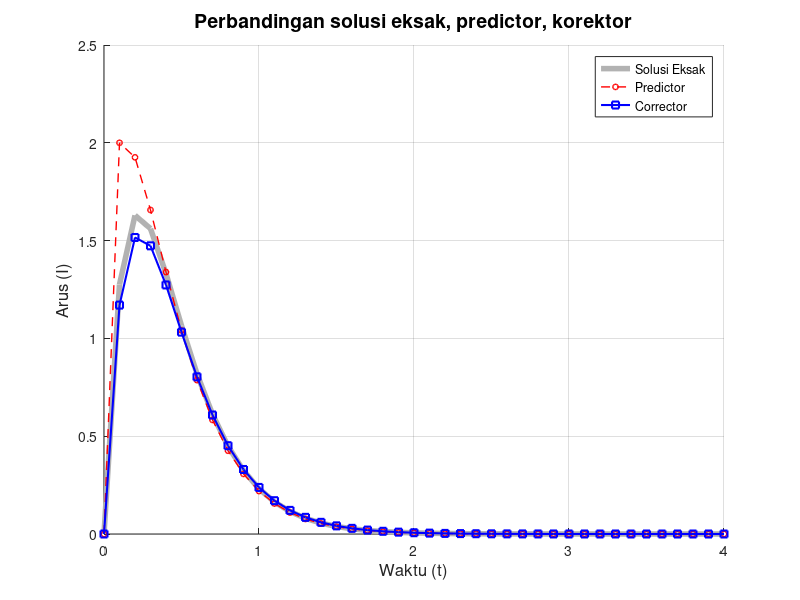

MATLAB code for this plot:
% 1. Definisi Parameter
R = 10;
L = 2;
E0 = 40;
h = 0.1;  % Step size
t_start = 0;
t_end = 4;
I0 = 0;

% Fungsi f(t, I) menggunakan "Anonymous Function" di Octave/MATLAB
f = @(t, I) 20 * exp(-4 * t) - 5 * I;

% Solusi Eksak/Analitik
exact_solution = @(t) 20 * (exp(-4 * t) - exp(-5 * t));

% 2. Persiapan Data
t_values = t_start:h:t_end;
N = length(t_values);

% Pre-alokasi array (berisi angka nol) untuk menyimpan data
I_numeric = zeros(1, N);
I_predict_list = zeros(1, N);
I_exact = exact_solution(t_values);

% Kondisi awal (Ingat: Indeks Octave dimulai dari 1)
I_numeric(1) = I0;
I_predict_list(1) = I0;

% 3. Proses Hitung & Tabel
% Header Tabel
fprintf('%3s | %4s | %15s | %15s | %15s | %15s\n', 'n', 't', 'Predictor (I*)', 'Corrector (I)', 'Eksak', 'Error');
fprintf('%s\n', repmat('-', 1, 81));

% Baris pertama (Kondisi Awal t=0)
error_awal = abs(I_exact(1) - I_numeric(1));
fprintf('%3d | %4.1f | %15s | %15.6f | %15.6f | %15.6f\n', 0, t_values(1), '-', I_numeric(1), I_exact(1), error_awal);

% Loop Predictor-Corrector
for i = 1:(N-1)
    tn = t_values(i);
    In = I_numeric(i);
    tn_next = t_values(i+1);

    % Predictor (Euler)
    slope_n = f(tn, In);
    I_pred = In + h * slope_n;
    I_predict_list(i+1) = I_pred;

    % Corrector (Trapezoidal/Heun)
    slope_next = f(tn_next, I_pred);
    I_corr = In + (h / 2) * (slope_n + slope_next);
    I_numeric(i+1) = I_corr;

    % Error
    error_n = abs(I_exact(i+1) - I_corr);

    % Cetak hasil (i akan bernilai 1 sampai 40, setara dengan langkah n=1 sampai 40)
    fprintf('%3d | %4.1f | %15.6f | %15.6f | %15.6f | %15.6f\n', i, tn_next, I_pred, I_corr, I_exact(i+1), error_n);
end

% 4. Visualisasi Data
figure('Position', [100, 100, 800, 500]); % Membuat jendela grafik
hold on; % Agar plot ditumpuk di satu grafik yang sama

% A. Plot Solusi Eksak (Garis tebal abu-abu/hitam transparan)
plot(t_values, I_exact, 'Color', [0.7 0.7 0.7], 'LineWidth', 4);

% B. Plot Predictor (Garis putus-putus merah dengan marker bundar)
plot(t_values, I_predict_list, 'r--o', 'MarkerSize', 4, 'LineWidth', 1);

% C. Plot Corrector (Garis biru solid dengan marker persegi)
plot(t_values, I_numeric, 'b-s', 'MarkerSize', 5, 'LineWidth', 1.5);

% Dekorasi Grafik
title('Perbandingan solusi eksak, predictor, korektor', 'FontSize', 14);
xlabel('Waktu (t)', 'FontSize', 12);
ylabel('Arus (I)', 'FontSize', 12);
ylim([0, 2.5]); % Mengatur batas sumbu Y dari 0 sampai 3

% Legenda
legend('Solusi Eksak', 'Predictor', 'Corrector', 'Location', 'best');
grid on;
hold off;
